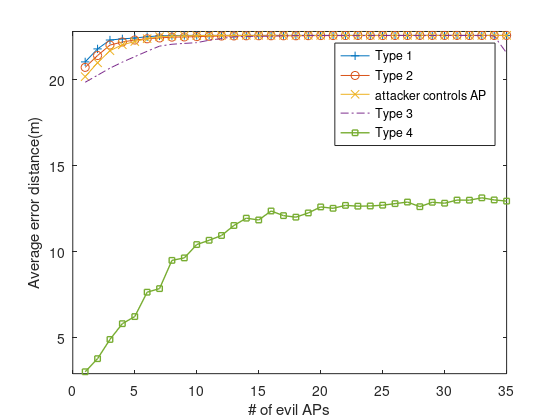

This chart was generated by the following MATLAB code:
load avg_opt_dist.mat;
load avg_subopt_db.mat;
% load avg_atk3.mat;    % this mat stores only 72 user test data
% load avg_atk4.mat;    % this mat stores only 72 user test data
h = figure;
load avg_atk3.real.mat;
load avg_atk4.real.mat;
load avg_rnd_dist.mat



% avg1 = squeeze(mean(universe1(3:5:360,2,:)));
% avg2 = squeeze(mean(universe2(3:5:360,2,:)));
% avg3 = squeeze(mean(universe3(3:5:360,2,:)));
% avg4 = squeeze(mean(universe4(3:5:360,2,:)));

% % Fig. 9 probability and distribution
% load power_level.mat % all_power_level = cell(6,9), first 3
% half1=[];
% for i=1:3
%     for j=1:9
%         half1 = [half1;all_power_level{i,j}];
%     end
% end
% % Second half: come from the HML.M, need to read file again
% half2 = [];
% for i = 1 : 20
%     
%     file_name = sprintf('three/%d.txt',i);
%     data = importdata(file_name);
%     half2 = [half2;data];
% end
% %all data to fit the distribution:
% all = [half1;half2];
% %normplot(all)
% %histogram(all)
% histogram(all,'Normalization','probability')
% hold on
% [mu,sigma]=normfit(all);
% norm = normpdf([-90:0.5:-20],mu,sigma/1.3);
% plot([-90:0.5:-20],norm,'k','LineWidth',2)
% ylim([0,0.1])
% legend('statistical probability','normfit PDF')
% xlabel("RSS range")
% ylabel("Probablity with 10530 attack test samples")

% %overall comparison, no baseline
% %subplot(2,1,1);
% x=[1:35];
% avg1 = squeeze(mean(universe3(:,2,:)));
% avg2 = squeeze(mean(universe4(:,2,:)));
% avg3 = squeeze(mean(universe1(:,2,:)));
% avg4 = squeeze(mean(universe2(:,2,:)));
% plot(x,avg1,'-+',x,avg2,':',x,avg3,'-x',x,avg4,'-.','LineWidth',1.5)
% ylim([19.5,22.7])
% legend('optimal attack','attacker knows DB','attacker controls AP','partial attack','Location','best')
% ylabel("Average error distance(m)")
% xlabel("Number of evil AP")

%overall comparison, including baseline
%subplot(2,1,1);
x=[1:35];
avg1 = squeeze(mean(universe3(:,2,:)));
avg2 = squeeze(mean(universe4(:,2,:)));
avg3 = squeeze(mean(universe1(:,2,:)));
avg4 = squeeze(mean(universe2(:,2,:)));
plot(x,avg1,'-+',x,avg2,'-o',x,avg3,'-x',x,avg4,'-.',x,avg5,'-s','markersize',4,'LineWidth',1)
ylim([2.9,22.8])
legend('Type 1','Type 2','attacker controls AP','Type 3','Type 4','Location','best')
ylabel("Average error distance(m)")
xlabel("# of evil APs")

% subplot(2,1,2); 
% plot(x,avg5,'LineWidth',1.5)
% ylim([1,22.7])
% legend('random attack')
% xlabel("Number of evil AP")
% ylabel("Average error distance(m)")

% %same attack, different k e.g. 2 10
% % optimal attack
% x=[1:360];
% avg1_diffk1 = universe3(x,2,2);
% avg1_diffk2 = universe3(x,2,10);
% plot(x,avg1_diffk1,x,avg1_diffk2,'LineWidth',1.5)
% %plot(x,avg2_diffk1,':',x,avg2_diffk2,'+','LineWidth',1.5)
% xlim([0,360])
% legend('k=2','k=10')
% xlabel("Index of test points")
% ylabel("Error distance under optimal attack (m)")

% % attacker only knows the DB
% x=[1:360];
% avg2_diffk1 = universe4(x,2,2);
% avg2_diffk2 = universe4(x,2,10);
% plot(x,avg2_diffk1,x,avg2_diffk2,'LineWidth',1.5)
% %plot(x,avg2_diffk1,':',x,avg2_diffk2,'+','LineWidth',1.5)
% xlim([0,360])
% legend('k=2','k=10')
% xlabel("Index of test points")
% ylabel("Error distance with attacker only know DB (m)")

% % attacker only can control the AP
% x=[1:360];
% avg3_diffk1 = universe1(:,2,2);
% avg3_diffk2 = universe1(:,2,10);
% plot(x,avg3_diffk1,x,avg3_diffk2,'LineWidth',1.5)
% %plot(x,avg2_diffk1,':',x,avg2_diffk2,'+','LineWidth',1.5)
% xlim([0,360])
% legend('k=2','k=10')
% xlabel("Index of test points")
% ylabel("Error distance with attacker only control AP (m)")

% % attacker know paritial DB & partial control the AP
% x=[1:360];
% avg4_diffk1 = universe2(:,2,2);
% avg4_diffk2 = universe2(:,2,5);
% plot(x,avg4_diffk1,x,avg4_diffk2,'LineWidth',1.5)
% %plot(x,avg2_diffk1,':',x,avg2_diffk2,'+','LineWidth',1.5)
% xlim([0,360])
% legend('k=2','k=10')
% xlabel("Index of test points")
% ylabel("Error distance with attacker know partial DB&AP (m)")

% same k, but different type of attacks
% x=[1:10:360];
% avg1_k = universe3(1:10:360,2,1);
% avg2_k = universe4(1:10:360,2,1);
% avg3_k = universe1(1:10:360,2,1);
% avg4_k = universe2(1:10:360,2,1);
% plot(x,avg1_k,'-o',x,avg2_k,'-+',x,avg3_k,'-.',x,avg4_k,'--','LineWidth',1.2)
% xlim([0,360])
% legend('optimal attack','know db','control ap','partial attack')
% xlabel("Index of test points with e.g. 3 evil APs")
% ylabel("Error distance under attack (m)")

% same test point, but different number of evil AP
% x=[1:35];
% avg1 = squeeze(universe3(143,2,:));
% avg2 = squeeze(universe4(143,2,:));
% avg3 = squeeze(universe1(143,2,:));
% avg4 = squeeze(universe2(143,2,:));
% %plot(x,avg1,x,avg2,x,avg3,x,avg4,'LineWidth',1.2)
% plot(x,avg1,'-o',x,avg2,'-+',x,avg3,'-.',x,avg4,'--','LineWidth',1.2)
% legend('optimal attack','know db','control ap','partial attack')
% xlabel("Number of evil APs at same location")
% ylabel("Error distance under attack (m)")

set(h,'Units','Inches');
pos = get(h,'Position');
set(h,'PaperPositionMode','Auto','PaperUnits','Inches','PaperSize',[pos(3), pos(4)])
print(h,'filename','-dpdf','-r0')







